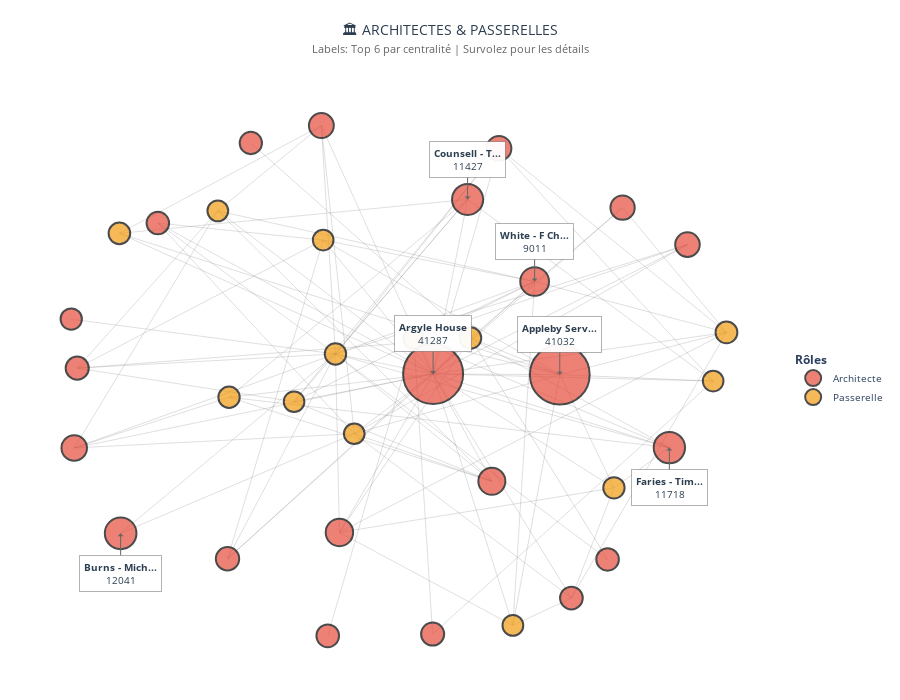

Write notebook code for a chart like this one.
### Markdown cell above
Architectes + Passerelles

### Code cell
# 1️⃣ Filtrer Architectes et Passerelles (Top 35)
mini_df = top35[top35['typologie'].isin(['Architecte','Passerelle'])].copy()
mini_ids = set(mini_df['id'])
G_mini = G.subgraph(mini_ids).copy()

print(f"Sous-graphe cœur : {len(G_mini.nodes())} nœuds, {len(G_mini.edges())} connexions internes")

# 2️⃣ Layout plus espacé
pos_mini = nx.spring_layout(G_mini, k=3, iterations=100, seed=42)  # k augmenté pour plus d'espace

# 3️⃣ Arêtes discrètes
edge_x, edge_y = [], []
for u,v in G_mini.edges():
    x0, y0 = pos_mini[u]
    x1, y1 = pos_mini[v]
    edge_x.extend([x0, x1, None])
    edge_y.extend([y0, y1, None])

edge_trace = go.Scatter(
    x=edge_x, y=edge_y,
    line=dict(width=0.8, color='rgba(120,120,120,0.3)'),
    hoverinfo='none',
    mode='lines',
    showlegend=False
)

# 4️⃣ Nœuds avec annotations MINIMALISTES
node_traces = []
annotations = []

# Sélectionner seulement les 5-6 nœuds les plus importants pour les annotations
top_annotations = mini_df.nlargest(6, 'betweenness')

for typ in ['Architecte','Passerelle']:
    subset = mini_df[mini_df['typologie']==typ]
    node_x, node_y, sizes, borders, hover_texts = [], [], [], [], []
    
    for _, row in subset.iterrows():
        nid = row['id']
        if nid not in pos_mini:
            continue
        x, y = pos_mini[nid]
        node_x.append(x)
        node_y.append(y)
        
        # Taille basée sur la centralité (plus significative)
        size = 20 + (row['betweenness'] / mini_df['betweenness'].max()) * 40
        sizes.append(size)
        
        borders.append(TYPO_COLORS.get(row['typologie'], "#7f8c8d"))
        hover_texts.append(f"{row['name']} | {row['typologie']}")
    
    node_traces.append(go.Scatter(
        x=node_x, y=node_y,
        mode='markers',
        marker=dict(
            symbol='circle', 
            size=sizes, 
            color=borders, 
            line=dict(width=2, color='#000000')
        ),
        text=hover_texts,
        hoverinfo='text',
        name=typ
    ))

# 5️⃣ Annotations seulement pour les TOP 6
for _, row in top_annotations.iterrows():
    nid = row['id']
    if nid in pos_mini:
        x, y = pos_mini[nid]
        
        name = row['name']
        short_name = name.split(';')[0] if ';' in name else name
        short_name = short_name[:12] + "..." if len(short_name) > 12 else short_name
        
        # TEXTE MINIMAL
        annotation_text = f"<b>{short_name}</b><br>{row['betweenness']:.0f}"
        
        annotations.append(
            dict(
                x=x,
                y=y,
                xref="x",
                yref="y",
                text=annotation_text,
                showarrow=True,
                arrowhead=1,
                arrowwidth=1,
                arrowcolor="#666666",
                bgcolor="rgba(255, 255, 255, 0.95)",
                bordercolor="rgba(0, 0, 0, 0.3)",
                borderwidth=1,
                borderpad=4,
                font=dict(size=10, color="#2c3e50"),
                # Positions stratégiques pour éviter les chevauchements
                ax=0,  # Pas de décalage horizontal
                ay=-40 if y > 0 else 40  # Toujours vers le bas ou le haut
            )
        )

# 6️⃣ Figure épurée
fig_mini = go.Figure(data=[edge_trace] + node_traces)

fig_mini.update_layout(
    title=dict(
        text="🏛️ ARCHITECTES & PASSERELLES<br>"
             "<span style='font-size:11px; color:#666'>"
             "Labels: Top 6 par centralité | Survolez pour les détails"
             "</span>",
        x=0.5,
        xanchor="center",
        y=0.95,
        font=dict(size=14, color=COLOR_PALETTE['text'])
    ),
    width=900,
    height=700,
    showlegend=True,
    hoverlabel=dict(
        bgcolor="rgba(0,0,0,0.8)",
        font_size=10,
        font_color="white"
    ),
    plot_bgcolor='white',
    paper_bgcolor='white',
    legend=dict(
        title="<b>Rôles</b>",
        bgcolor="rgba(255,255,255,0.9)",
        bordercolor="rgba(0,0,0,0.2)",
        font=dict(size=10),
        x=1.02,
        y=0.5
    ),
    margin=dict(l=20, r=120, t=80, b=20),
    xaxis=dict(showgrid=False, zeroline=False, showticklabels=False),
    yaxis=dict(showgrid=False, zeroline=False, showticklabels=False),
    annotations=annotations
)

print("🚀 Graphique épuré - Seulement 6 labels principaux")
fig_mini.show()

### Figure 1 — Plotly figure (JSON) as saved in the notebook; plotly's stock layout.template omitted (floating-point values rounded to 4 significant figures; data arrays with more than 128 entries replaced by an {"elided": "..."} marker saying what was removed)
{"data": [{"hoverinfo": "none", "line": {"color": "rgba(120,120,120,0.3)", "width": 0.8}, "mode": "lines", "showlegend": false, "type": "scatter", "x": {"elided": "312 float values"}, "y": {"elided": "312 float values"}}, {"hoverinfo": "text", "marker": {"color": ["#e74c3c", "#e74c3c", "#e74c3c", "#e74c3c", "#e74c3c", "#e74c3c", "#e74c3c", "#e74c3c", "#e74c3c", "#e74c3c", "#e74c3c", "#e74c3c", "#e74c3c", "#e74c3c", "#e74c3c", "#e74c3c", "#e74c3c", "#e74c3c", "#e74c3c", "#e74c3c", "#e74c3c", "#e74c3c"], "line": {"color": "#000000", "width": 2}, "size": [60, 59.75, 31.67, 31.35, 31.07, 28.73, 27.46, 27.02, 25.49, 24.88, 24.84, 24.58, 24.29, 23.37, 23.07, 23.07, 22.72, 22.65, 22.58, 22.53, 22.32, 21.34], "symbol": "circle"}, "mode": "markers", "name": "Architecte", "text": ["Argyle House; 41a Cedar Avenue; Hamilton HM 12; Bermuda | Architecte", "Appleby Services (Bermuda) Ltd. | Architecte", "Burns - Michael J | Architecte", "Faries - Timothy Carrick | Architecte", "Counsell - Timothy J | Architecte", "White - F Chesley | Architecte", "Robinson - Kenneth E T | Architecte", "Collis - Judith | Architecte", "Morris - A Shaun | Architecte", "Keyes - James Michael | Architecte", "Jones - Michael | Architecte", "Lines - David R | Architecte", "Bossin - Alan Irving | Architecte", "Adderley - Donald Bradfield | Architecte", "KPMG - Bermuda | Architecte", "Bubenzer - Peter - Bermuda | Architecte", "Richardson-Augustus - Tammy L | Architecte", "Deloitte & Touche Ltd. - Bermuda | Architecte", "Cabral - Warren Wilton | Architecte", "Spurling - Richard D | Architecte", "PricewaterhouseCoopers - Bermuda | Architecte", "Ernst & Young Ltd. | Architecte"], "type": "scatter", "x": [0.111, 0.4924, -0.8299, 0.8223, 0.2148, 0.4166, -0.1711, 0.2878, -0.9697, -0.2255, 0.3093, 0.8769, 0.6815, -0.5081, 0.1095, -0.9607, 0.5274, -0.2063, 0.6363, -0.7179, -0.4379, -0.9787], "y": [0.01393, 0.01092, -0.6031, -0.2713, 0.6893, 0.3716, -0.5996, -0.402, -0.2727, 0.9752, 0.8868, 0.5143, 0.6575, -0.7018, -0.993, 0.03616, -0.8537, -1, -0.7042, 0.5977, 0.9076, 0.226]}, {"hoverinfo": "text", "marker": {"color": ["#f39c12", "#f39c12", "#f39c12", "#f39c12", "#f39c12", "#f39c12", "#f39c12", "#f39c12", "#f39c12", "#f39c12", "#f39c12", "#f39c12", "#f39c12"], "line": {"color": "#000000", "width": 2}, "size": [21.82, 21.62, 21.49, 21.4, 21.38, 21.31, 20.8, 20.78, 20.69, 20.65, 20.65, 20.63, 20.62], "symbol": "circle"}, "mode": "markers", "name": "Passerelle", "text": ["CORONA LTD. | Passerelle", "Kowo Limited | Passerelle", "LION CORPORATION LIMITED | Passerelle", "Olivewood Limited | Passerelle", "SOLVEST, LTD. | Passerelle", "Aberystwyth Limited | Passerelle", "WOODBRIDGE COMPANY LIMITED | Passerelle", "KINGSTON ASSOCIATES, LTD. | Passerelle", "Tholu Limited | Passerelle", "A.A. LTD. | Passerelle", "THL Ltd. | Passerelle", "Pure Products Limited | Passerelle", "Children's Hospital Integrated Risk Protective Limited | Passerelle"], "type": "scatter", "x": [0.9943, -0.8336, 0.2236, -0.183, 0.6554, -0.5035, -0.5373, 0.3512, -0.1265, -0.2201, 0.9542, -0.3077, 0.0528], "y": [0.1744, 0.5579, 0.1528, 0.09102, -0.4272, -0.07656, 0.645, -0.9596, -0.2178, 0.5318, -0.01403, -0.09365, 0.1504]}], "layout": {"annotations": [{"arrowcolor": "#666666", "arrowhead": 1, "arrowwidth": 1, "ax": 0, "ay": -40, "bgcolor": "rgba(255, 255, 255, 0.95)", "bordercolor": "rgba(0, 0, 0, 0.3)", "borderpad": 4, "borderwidth": 1, "font": {"color": "#2c3e50", "size": 10}, "showarrow": true, "text": "<b>Argyle House</b><br>41287", "x": 0.111, "xref": "x", "y": 0.01393, "yref": "y"}, {"arrowcolor": "#666666", "arrowhead": 1, "arrowwidth": 1, "ax": 0, "ay": -40, "bgcolor": "rgba(255, 255, 255, 0.95)", "bordercolor": "rgba(0, 0, 0, 0.3)", "borderpad": 4, "borderwidth": 1, "font": {"color": "#2c3e50", "size": 10}, "showarrow": true, "text": "<b>Appleby Serv...</b><br>41032", "x": 0.4924, "xref": "x", "y": 0.01092, "yref": "y"}, {"arrowcolor": "#666666", "arrowhead": 1, "arrowwidth": 1, "ax": 0, "ay": 40, "bgcolor": "rgba(255, 255, 255, 0.95)", "bordercolor": "rgba(0, 0, 0, 0.3)", "borderpad": 4, "borderwidth": 1, "font": {"color": "#2c3e50", "size": 10}, "showarrow": true, "text": "<b>Burns - Mich...</b><br>12041", "x": -0.8299, "xref": "x", "y": -0.6031, "yref": "y"}, {"arrowcolor": "#666666", "arrowhead": 1, "arrowwidth": 1, "ax": 0, "ay": 40, "bgcolor": "rgba(255, 255, 255, 0.95)", "bordercolor": "rgba(0, 0, 0, 0.3)", "borderpad": 4, "borderwidth": 1, "font": {"color": "#2c3e50", "size": 10}, "showarrow": true, "text": "<b>Faries - Tim...</b><br>11718", "x": 0.8223, "xref": "x", "y": -0.2713, "yref": "y"}, {"arrowcolor": "#666666", "arrowhead": 1, "arrowwidth": 1, "ax": 0, "ay": -40, "bgcolor": "rgba(255, 255, 255, 0.95)", "bordercolor": "rgba(0, 0, 0, 0.3)", "borderpad": 4, "borderwidth": 1, "font": {"color": "#2c3e50", "size": 10}, "showarrow": true, "text": "<b>Counsell - T...</b><br>11427", "x": 0.2148, "xref": "x", "y": 0.6893, "yref": "y"}, {"arrowcolor": "#666666", "arrowhead": 1, "arrowwidth": 1, "ax": 0, "ay": -40, "bgcolor": "rgba(255, 255, 255, 0.95)", "bordercolor": "rgba(0, 0, 0, 0.3)", "borderpad": 4, "borderwidth": 1, "font": {"color": "#2c3e50", "size": 10}, "showarrow": true, "text": "<b>White - F Ch...</b><br>9011", "x": 0.4166, "xref": "x", "y": 0.3716, "yref": "y"}], "height": 700, "hoverlabel": {"bgcolor": "rgba(0,0,0,0.8)", "font": {"color": "white", "size": 10}}, "legend": {"bgcolor": "rgba(255,255,255,0.9)", "bordercolor": "rgba(0,0,0,0.2)", "font": {"size": 10}, "title": {"text": "<b>Rôles</b>"}, "x": 1.02, "y": 0.5}, "margin": {"b": 20, "l": 20, "r": 120, "t": 80}, "paper_bgcolor": "white", "plot_bgcolor": "white", "showlegend": true, "title": {"font": {"color": "#2c3e50", "size": 14}, "text": "🏛️ ARCHITECTES & PASSERELLES<br><span style='font-size:11px; color:#666'>Labels: Top 6 par centralité | Survolez pour les détails</span>", "x": 0.5, "xanchor": "center", "y": 0.95}, "width": 900, "xaxis": {"showgrid": false, "showticklabels": false, "zeroline": false}, "yaxis": {"showgrid": false, "showticklabels": false, "zeroline": false}}}
